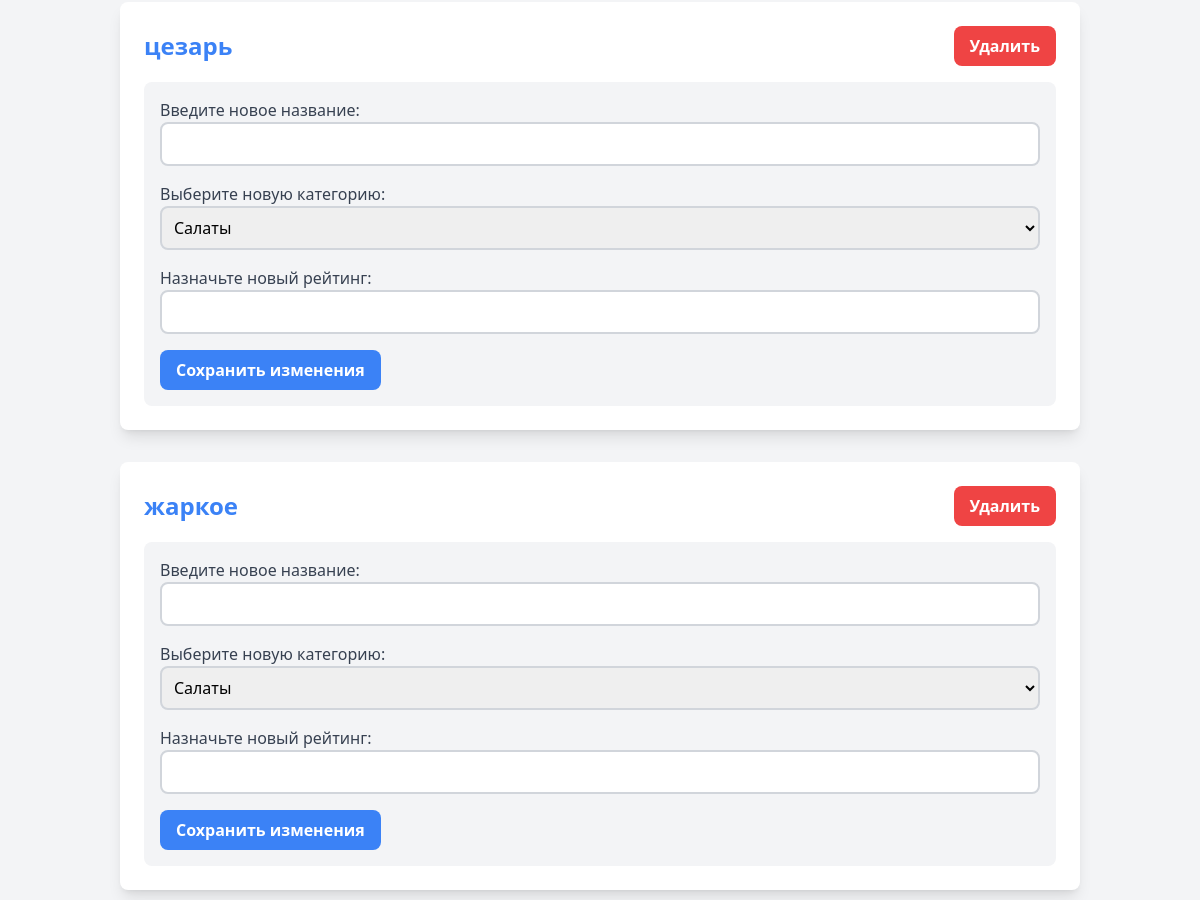
The page /recipe_pages (middle part) on the database as committed earlier.
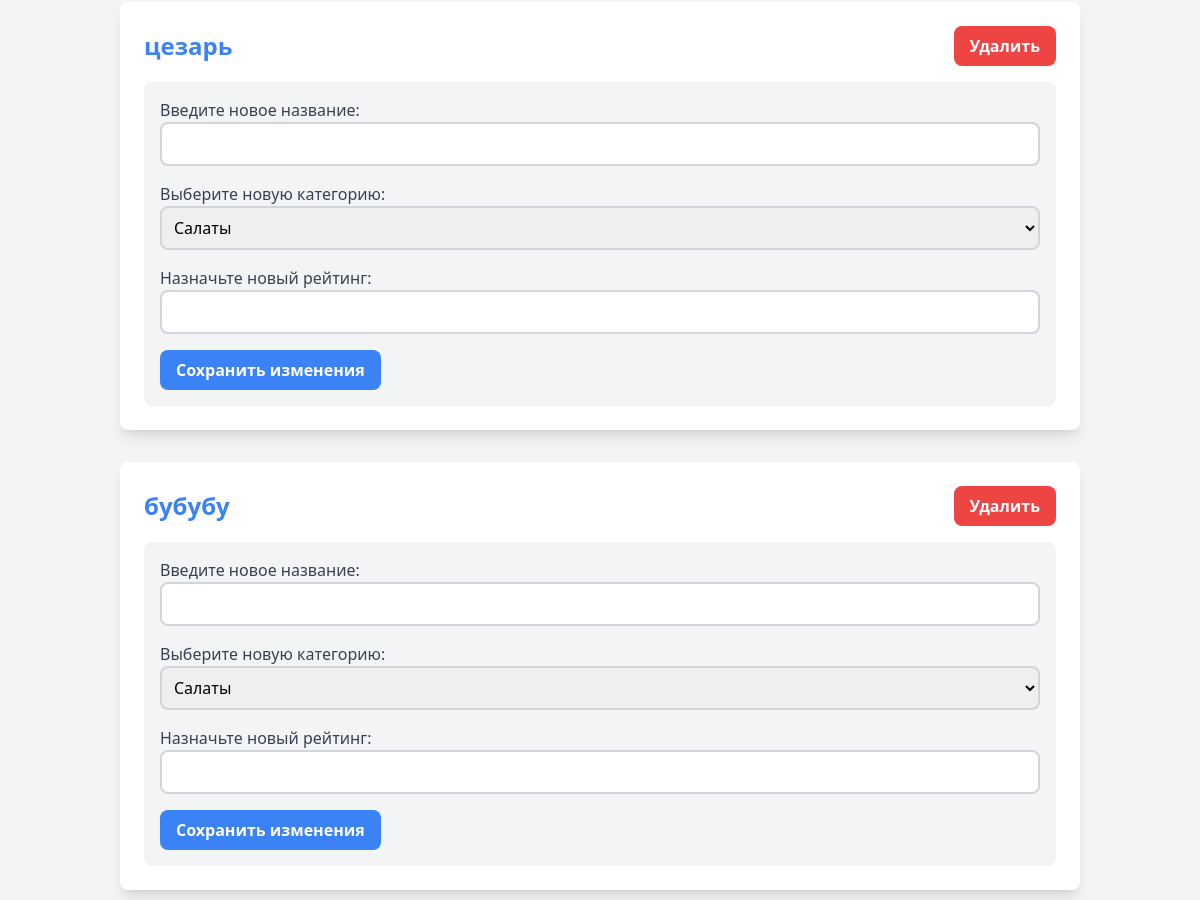
The same page on the database as committed later.
### orm/recipe.py (models this page shows)
class RecipeOrm(Model):
    __tablename__ = 'recipies'
    id: Mapped[int] = mapped_column(primary_key=True)
    name: Mapped[str]
    category_id: Mapped[int] = mapped_column(ForeignKey('categories.id'))
    category: Mapped[CategoryOrm] = relationship()
    rating: Mapped[int]
    ingredients: Mapped[list['IngredientOrm']] = relationship(
        secondary='recipe_ingredients',
        backref='ingredients',
        lazy='selectin',
    )

### pages/recipe.py (the view)
@router.get('')
async def get_recipe_template(
    request: Request, recipes=Depends(get_all)
):
    categories = await get_all_categories()
    return templates.TemplateResponse(
        'recipes.html',
        {
            'request': request,
            'recipes': recipes['data'],
            'categories': categories['data'],
        }
    )

### templates/recipes.html (shortened to what this page needs)
{% extends "header.html" %}
{% block content %}
<div class="container mx-auto p-8">
    {% for recipe in recipes %}
        <div class="bg-white rounded-lg shadow-lg p-6 mb-8">
            <div class="flex justify-between items-center mb-4">
                <div class="font-bold text-2xl">
                    <form action="{{ url_for('get_recipe', id=recipe.id) }}" method="get">
                        <button type="submit" class="text-blue-500 hover:underline">{{ recipe.name }}</button>
                    </form>
                </div>
                <div class="flex space-x-4">
                    <form action="{{ url_for('delete_recipe_template', id=recipe.id) }}" method="post">
                        <button class="bg-red-500 text-white font-bold py-2 px-4 rounded-lg hover:bg-red-600" type="submit">Удалить</button>
                    </form>
                </div>
            </div>
            <div class="bg-gray-100 p-4 rounded-lg">
                <form action="{{ url_for('update_recipe_template', id=recipe.id) }}" method="post">
                    <div class="mb-4">
                        <label class="block text-gray-700" for="new_name_{{ recipe.id }}">Введите новое название: </label>
                        <input class="border-2 border-gray-300 p-2 w-full rounded-lg" type="text" id="new_name_{{ recipe.id }}" name="name" required>
                    </div>
                    <div class="mb-4">
                        <label class="block text-gray-700" for="new_category_{{ recipe.id }}">Выберите новую категорию: </label>
                        <select class="border-2 border-gray-300 p-2 w-full rounded-lg" name="category">
                            {% for category in categories %}
                                <option value="{{ category.id }}">{{ category.name }}</option>
                            {% endfor %}
                        </select>
                    </div>
                    <div class="mb-4">
                        <label class="block text-gray-700" for="new_rating_{{ recipe.id }}">Назначьте новый рейтинг: </label>
                        <input class="border-2 border-gray-300 p-2 w-full rounded-lg" type="text" id="new_rating_{{ recipe.id }}" name="rating" required>
                    </div>
                    <button class="bg-blue-500 text-white font-bold py-2 px-4 rounded-lg hover:bg-blue-600" type="submit">Сохранить изменения</button>
                </form>
            </div>
        </div>
    {% endfor %}
</div>
{% endblock %}

Rows that differ between the two databases and show on the page:
changed RecipeOrm: name "жаркое" → "бубубу"
